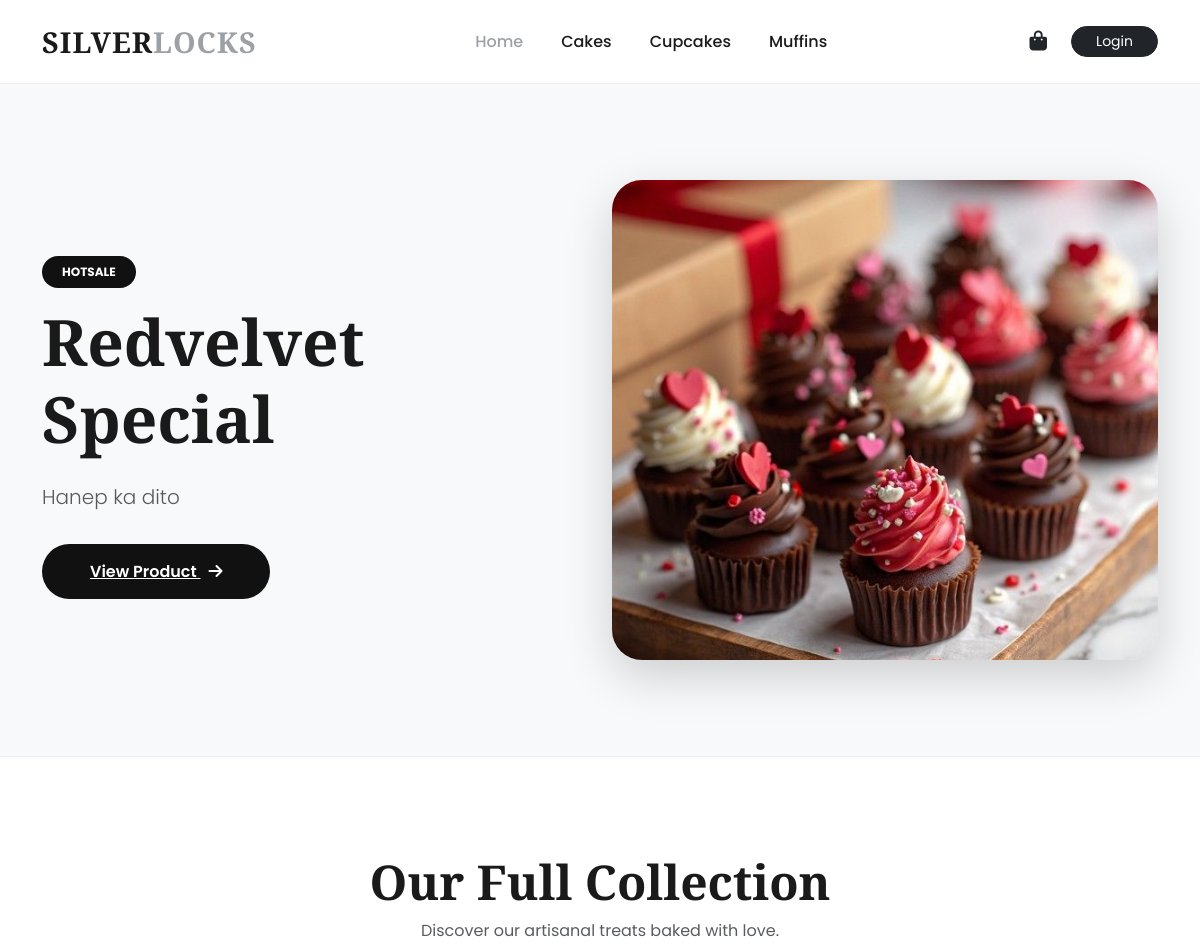
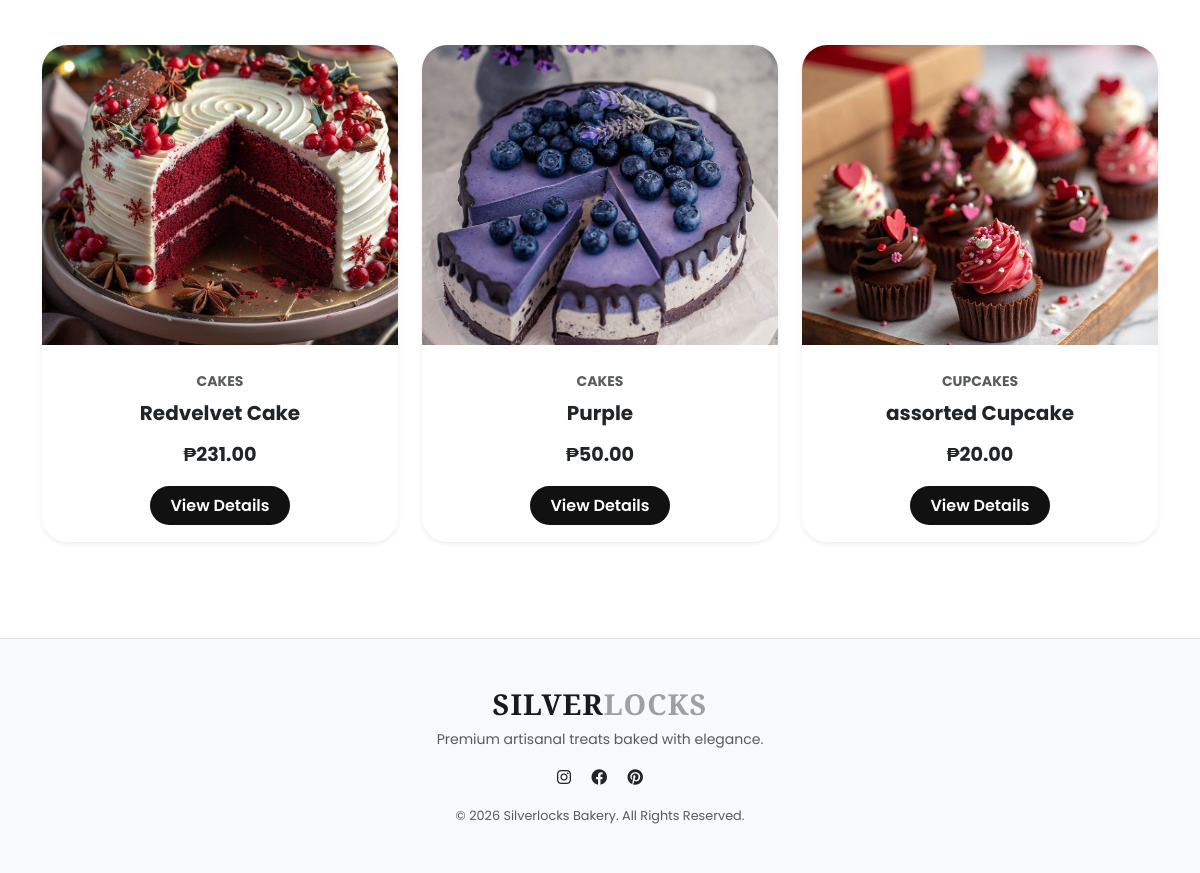
The page / on the database its author committed (2 pictures, top to bottom).
### tables this page shows
CREATE TABLE `carousel` (
  `id` int(11) NOT NULL,
  `product_id` int(11) NOT NULL,
  `badge_text` varchar(255) DEFAULT NULL,
  `hero_title` varchar(255) DEFAULT NULL,
  `description` text DEFAULT NULL,
  `created_at` timestamp NOT NULL DEFAULT current_timestamp()
);

CREATE TABLE `products` (
  `id` int(11) NOT NULL,
  `name` varchar(255) NOT NULL,
  `category` varchar(100) NOT NULL,
  `price` decimal(10,2) NOT NULL,
  `stock` int(11) NOT NULL,
  `description` text DEFAULT NULL,
  `image` varchar(255) NOT NULL,
  `created_at` timestamp NOT NULL DEFAULT current_timestamp()
);

### index.php (the view, shortened to what this page needs)
<?php
include('includes/header.php');
$carousel_query = "SELECT c.*, p.image as p_image, p.id as p_id
                   FROM carousel c
                   JOIN products p ON c.product_id = p.id
                   ORDER BY c.created_at DESC";
$carousel_result = mysqli_query($conn, $carousel_query);
$category_filter = isset($_GET['category']) ? mysqli_real_escape_string($conn, $_GET['category']) : 'All';
if ($category_filter == 'All' || empty($category_filter)) {
    $product_query = "SELECT * FROM products ORDER BY created_at DESC";
    $display_title = "Our Full Collection";
} else {
    $product_query = "SELECT * FROM products WHERE category = '$category_filter' ORDER BY created_at DESC";
    $display_title = "Our Handcrafted " . $category_filter;
}
$product_result = mysqli_query($conn, $product_query);
?>
<section class="hero-section">
    <div id="heroCarousel" class="carousel slide" data-bs-ride="carousel">
        <div class="carousel-inner">
            <?php
            $active = "active";
            if (mysqli_num_rows($carousel_result) > 0):
                while($slide = mysqli_fetch_assoc($carousel_result)):
            ?>
                <div class="carousel-item <?php echo $active; ?>">
                    <div class="container py-5">
                        <div class="row align-items-center py-5">
                            <div class="col-md-6">
                                <?php if(!empty($slide['badge_text'])): ?>
                                    <span class="badge rounded-pill mb-3" style="background:#111; padding: 10px 20px;"><?php echo strtoupper($slide['badge_text']); ?></span>
                                <?php endif; ?>
                                <h1 class="display-3 fw-bold mb-4"><?php echo $slide['hero_title']; ?></h1>
                                <p class="lead text-muted mb-5"><?php echo $slide['description']; ?></p>
                                <a href="details.php?id=<?php echo $slide['p_id']; ?>" class="btn-main px-5 py-3">View Product <i class="fas fa-arrow-right ms-2"></i></a>
                            </div>
                            <div class="col-md-6 text-center">
                                <img src="uploads/<?php echo $slide['p_image']; ?>" class="img-fluid rounded-4 shadow-lg" style="height: 480px; width: 100%; object-fit: cover; border-radius: 30px !important;">
                            </div>
                        </div>
                    </div>
                </div>
            <?php $active = ""; endwhile; endif; ?>
        </div>
    </div>
</section>
<section class="py-5 mt-5">
    <div class="container">
        <div class="text-center mb-5">
            <h2 style="font-family:'Playfair Display'; font-weight:700; font-size: 3rem;"><?php echo $display_title; ?></h2>
            <p class="text-muted">Discover our artisanal treats baked with love.</p>
        </div>
        <div class="row g-4">
            <?php
            if (mysqli_num_rows($product_result) > 0) {
                while($item = mysqli_fetch_assoc($product_result)) {
            ?>
            <div class="col-md-4">
                <div class="card product-card h-100 shadow-sm">
                    <img src="uploads/<?php echo $item['image']; ?>" class="card-img-top" style="height: 300px; object-fit: cover;">
                    <div class="card-body p-4 text-center">
                        <span class="text-muted small text-uppercase fw-bold"><?php echo $item['category']; ?></span>
                        <h5 class="fw-bold mt-2 mb-3"><?php echo $item['name']; ?></h5>
                        <div style="font-weight:700; font-size:1.2rem;" class="mb-4">₱<?php echo number_format($item['price'], 2); ?></div>
                        <a href="details.php?id=<?php echo $item['id']; ?>" class="btn-main w-100 py-2" style="text-decoration:none">View Details</a>
                    </div>
                </div>
            </div>
            <?php
                }
            } else {
                echo "<div class='col-12 text-center py-5'><h3 class='text-muted'>No items found in this section.</h3></div>";
            }
            ?>
        </div>
    </div>
</section>
<?php include('includes/footer.php'); ?>

### includes/header.php (shortened to what this page needs)
<?php
$current_page = basename($_SERVER['PHP_SELF']);
$active_category = isset($_GET['category']) ? $_GET['category'] : '';
?>
<!DOCTYPE html>
<html lang="en">
<head>
    <link href="https://cdn.jsdelivr.net/npm/bootstrap@5.3.0/dist/css/bootstrap.min.css" rel="stylesheet">
    <link rel="stylesheet" href="https://cdnjs.cloudflare.com/ajax/libs/font-awesome/6.4.0/css/all.min.css">
</head>
<body>
<nav class="navbar navbar-expand-lg sticky-top">
    <div class="container">
        <a class="navbar-brand" href="index.php">SILVER<span>LOCKS</span></a>
        <div class="collapse navbar-collapse" id="navbarNav">
            <ul class="navbar-nav mx-auto gap-2">
                <li class="nav-item">
                    <a class="nav-link <?php echo ($current_page == 'index.php' && $active_category == '') ? 'active' : ''; ?>" href="index.php">Home</a>
                </li>
                <li class="nav-item">
                    <a class="nav-link <?php echo ($active_category == 'Cakes') ? 'active' : ''; ?>" href="index.php?category=Cakes">Cakes</a>
                </li>
                <li class="nav-item">
                    <a class="nav-link <?php echo ($active_category == 'Cupcakes') ? 'active' : ''; ?>" href="index.php?category=Cupcakes">Cupcakes</a>
                </li>
                <li class="nav-item">
                    <a class="nav-link <?php echo ($active_category == 'Muffins') ? 'active' : ''; ?>" href="index.php?category=Muffins">Muffins</a>
                </li>
            </ul>
            <div class="d-flex align-items-center gap-3">
                <a href="cart.php" class="text-dark me-2"><i class="fas fa-shopping-bag fa-lg"></i></a>
                <?php if(isset($_SESSION['user_id'])): ?>
                    <?php if($_SESSION['user_role'] == 'admin'): ?>
                        <a href="admin_dashboard.php" class="btn-dashboard">Dashboard</a>
                    <?php endif; ?>
                    <a href="logout.php" class="btn-logout">Logout</a>
                <?php else: ?>
                    <a href="login.php" class="btn btn-dark btn-sm rounded-pill px-4">Login</a>
                <?php endif; ?>
            </div>
        </div>
    </div>
</nav>

### includes/footer.php (shortened to what this page needs)
<footer class="py-5 mt-5 bg-light border-top">
    <div class="container text-center">
        <h4 class="navbar-brand">SILVER<span>LOCKS</span></h4>
        <p class="text-muted small">Premium artisanal treats baked with elegance.</p>
        <div class="social-links mb-3">
            <a href="#" class="text-dark mx-2"><i class="fab fa-instagram"></i></a>
            <a href="#" class="text-dark mx-2"><i class="fab fa-facebook"></i></a>
            <a href="#" class="text-dark mx-2"><i class="fab fa-pinterest"></i></a>
        </div>
        <p class="mb-0 text-muted" style="font-size: 0.8rem;">&copy; <?php echo date("Y"); ?> Silverlocks Bakery. All Rights Reserved.</p>
    </div>
</footer>
</body>
</html>

### includes/header.php (style rules this page uses)
:root { --primary-silver: #9da1a5; --dark-text: #1a1a1a; }
body { font-family: 'Poppins', sans-serif; color: var(--dark-text); }
h1, h2, h3, .navbar-brand { font-family: 'Playfair Display', serif; }
.navbar { background: rgba(255, 255, 255, 0.98); border-bottom: 1px solid #eee; padding: 15px 0; }
.navbar-brand { font-size: 1.8rem; font-weight: 700; letter-spacing: 1px; color: var(--dark-text) !important; }
.navbar-brand span { color: var(--primary-silver); }
.nav-link { font-weight: 500; color: var(--dark-text) !important; transition: 0.3s; padding: 10px 15px !important; }
.nav-link:hover, .nav-link.active { color: var(--primary-silver) !important; }

### index.php (style rules this page uses)
.hero-section { background: #f8f9fa; border-bottom: 1px solid #eee; }
.product-card { border: none; border-radius: 25px; transition: 0.3s; background: #fff; overflow: hidden; }
.btn-main { background: #111; color: #fff; border-radius: 50px; padding: 10px 20px; font-weight: 600; border: none; transition: 0.3s; }

### rows shown on the page
carousel: badge_text "HOTSALE", hero_title "Redvelvet Special", description "Hanep ka dito", product.image (picture)
products: image (picture), category "CAKES", name "Redvelvet Cake", price "231.00"
products: image (picture), category "CAKES", name "Purple", price "50.00"
products: image (picture), category "CUPCAKES", name "assorted Cupcake", price "20.00"

### other values the page prints
$display_title "Our Full Collection"
